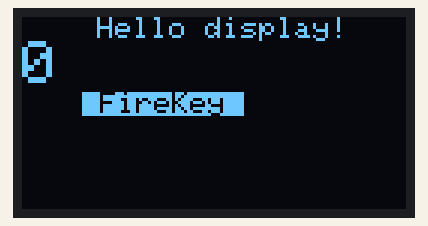
Simulated run of this sketch. Board: Arduino Uno, built with avr-gcc and run on an emulated ATmega328P. Parts: 128×64 one-colour display. What the sketch prints to the serial monitor is not drawn.

Above: at 0.1 s.
At 4.2 s:
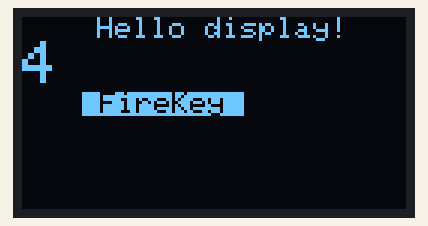
At 9.4 s:
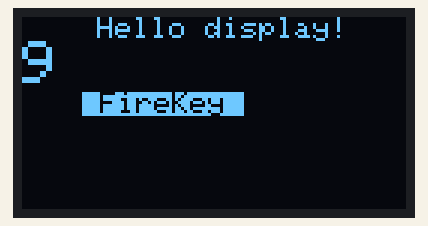
At 18.7 s:
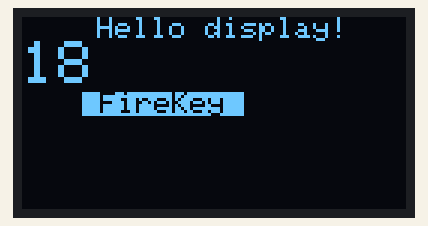
At 27.9 s:
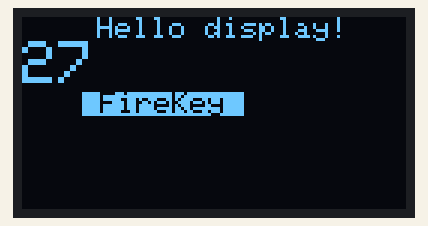
At 38.2 s:
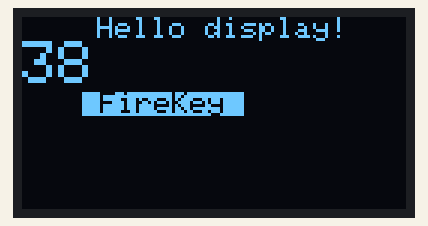

The sketch:

20_display_test.ino
```cpp
/*********************************************************************
* FIREKEY - PROJECT
*
* Code snippet to test the oled display hardware component.
*
* Required Libs:
* - Adafruit SH1106 Lib(https://github.com/wonho-maker/Adafruit_SH1106)
*    -> is located in the 00_Lib folder
* - Adafruit GFX Lib(https://github.com/adafruit/Adafruit-GFX-Library)
*    -> can be installed via Arduino IDE
*********************************************************************/

// LIBRARIES
#include <Adafruit_GFX.h>
#include <Adafruit_SH1106.h>

// PINS
#define OLED_RESET -1       // use no extra reset pin

// CONSTANTS
#define OLED_ADDR 0x3C

// OLED object
Adafruit_SH1106 display(OLED_RESET);


void setup()   {
  Serial.begin(9600);
  Serial.println("Starting ...");

  display.begin(SH1106_SWITCHCAPVCC, OLED_ADDR);
  display.clearDisplay();
  Serial.println("display started");
}


void loop() {
  display.clearDisplay();
  Serial.println("frame");

  display.setTextSize(1);
  display.setTextColor(WHITE);
  display.setCursor(25, 0);
  display.println("Hello display!");

  display.setTextSize(2);
  display.println(millis() / 1000);

  display.setTextSize(1);
  display.setTextColor(BLACK, WHITE);
  display.setCursor(20, 25);
  display.println(" FireKey ");

  display.display();
  delay(1000);
}
```

Measured:
- what the display in image 1 shows lasts 1.0 s, from 4.2 s to 5.2 s
